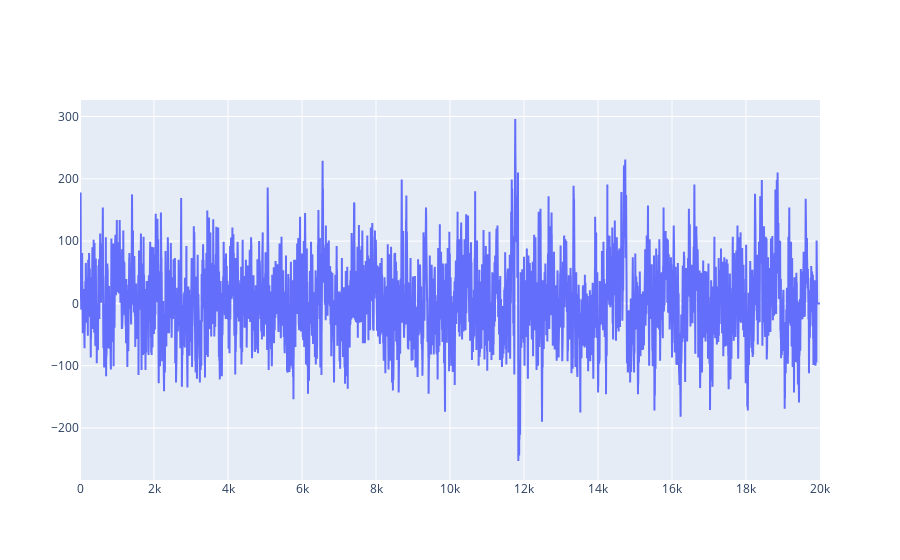

Notebook source saved alongside this figure:
### Code cell
fig = go.Figure(data=go.Scatter(y=fc1))
fig.show()

### Figure 1 — Plotly figure (JSON) as saved in the notebook; plotly's stock layout.template omitted (floating-point values rounded to 4 significant figures; data arrays with more than 128 entries replaced by an {"elided": "..."} marker saying what was removed)
{"data": [{"type": "scatter", "y": {"elided": "20000 int values"}}], "layout": {"autosize": true, "xaxis": {"autorange": true, "range": [0, 19999]}, "yaxis": {"autorange": true, "range": [-283.5, 326.5], "type": "linear"}}}
